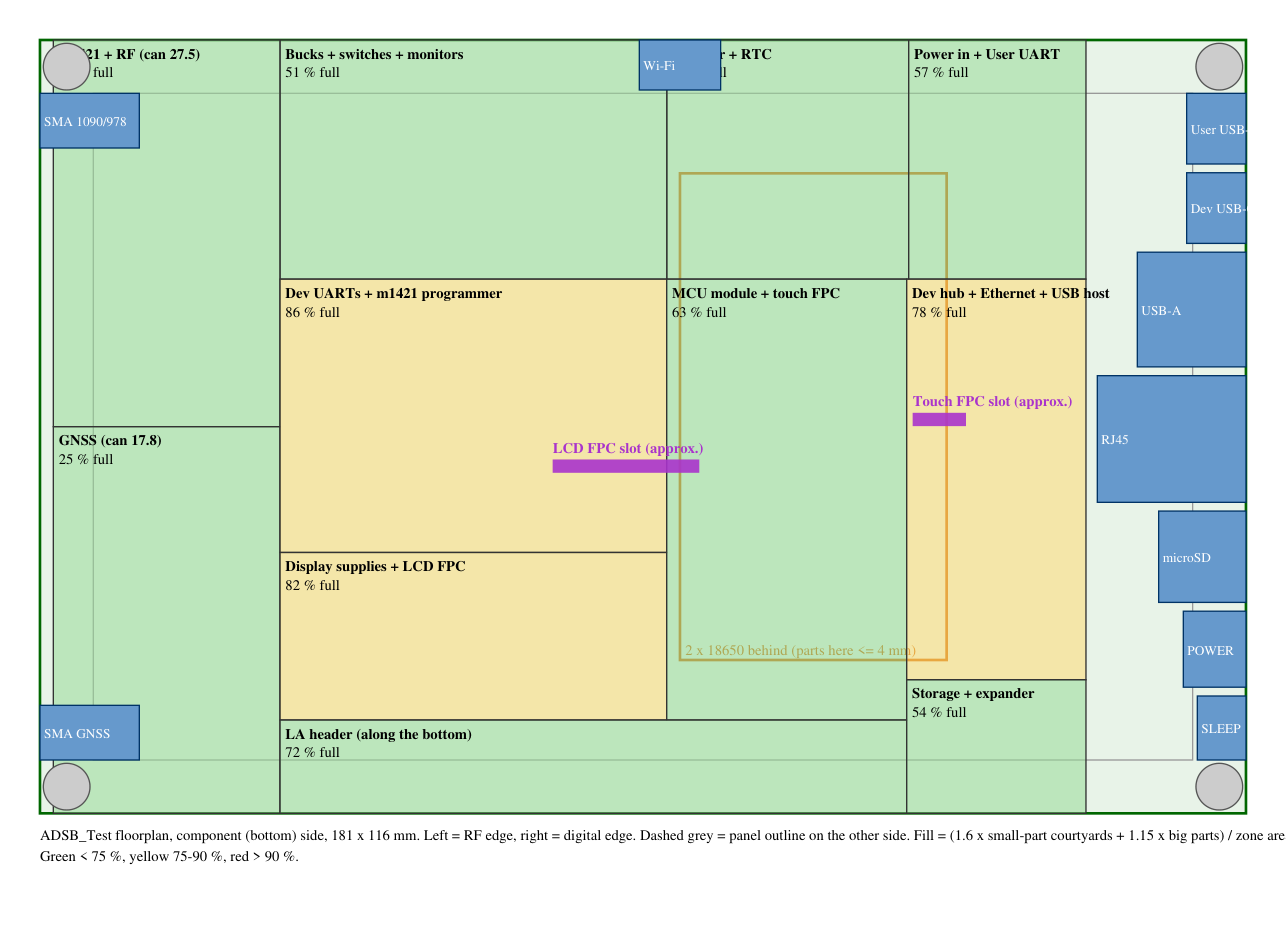

Write Python code to recreate this figure.
#!/usr/bin/env python3
"""ADSB_Test block floorplan: does everything fit on the board?

    python boards/adsb-test/hardware/floorplan/floorplan.py

Viewed from the COMPONENT (bottom) side: the panel is bonded to the other side.
x = 0 is the digital-connector edge, x = W the RF edge; y = 0 is the top long edge.

For each zone the required area is
    sum(fixed big parts' courtyards) + K x sum(other parts' courtyards)
where K covers spacing and routing for hand assembly on 4 layers. RF can frames
count as an envelope for the parts under them. Writes floorplan.svg (+ .png if
PyMuPDF is available) and prints a utilisation table.
"""
import collections
import sys
from pathlib import Path

HERE = Path(__file__).resolve().parent
sys.path.insert(0, str(HERE))
from areas import parts  # noqa: E402

W, H = 180.9, 116.0            # board, mm: panel 164.9 x 100 + 8 mm all round (override: --size WxH)
K = 1.6                        # spacing + routing factor for small parts
FIXED = 1.15                   # factor for big parts (fan-out only)
BIG = 150.0                    # courtyard mm2 above which a part is "fixed"
HOLE_KEEPOUT = 3.5             # mm radius (M2.5 screw head + clearance)

# Edge connectors: (ref, edge, along-edge size, depth, label); spread evenly between the hole keep-outs
# Since 2026-10-20 the RF edge is on the LEFT (bottom view) and the digital edge on the RIGHT, the side nearer
# the module, so the digital runs are shorter and further from the RF.
EDGE_PARTS = [("J901", "R", 10.6, 8.9, "User USB-C"), ("J1001", "R", 10.6, 8.9, "Dev USB-C"),
              ("J1101", "R", 17.2, 16.3, "USB-A"), ("J801", "R", 19.0, 22.3, "RJ45"),
              ("J1501", "R", 13.7, 13.1, "microSD"), ("SW401", "R", 11.4, 9.4, "POWER"),
              ("SW603", "R", 9.6, 7.3, "SLEEP"),
              ("J1403", "L", 8.2, 14.9, "SMA 1090/978"),
              ("J1201", "L", 8.2, 14.9, "SMA GNSS")]
# Top (long) edge parts at a fixed x: (ref, centre x from the left (RF) edge, along, depth, label). The Wi-Fi
# RP-SMA sits here, well away from the 1090/978 and GNSS SMAs on the RF edge.
TOP_PARTS = [("J602", 96.0, 12.2, 7.5, "Wi-Fi")]   # pads 7.5 mm in, barrel overhangs the edge


PANEL_W, PANEL_H = 164.9, 100.0   # 7" panel outline (AliExpress 1024x600 MIPI drawing; Waveshare 164.28 x 99.17 lens)


def layout(w, h):
    """Zone rectangles for a w x h board with the panel centred on the other side (bottom view).
    RF column on the left edge; power band along the top (power-in at the digital end); the module stays right
    of centre between the panel-cable sockets; Dev UARTs/programmer and the display supplies left of it; the
    digital-edge column (Dev hub, Ethernet, USB host, storage) on the right; LA header along the bottom."""
    global W, H, HOLES, EDGE, BATTERY, FPC
    W, H = w, h
    x0p, y0p = (W - PANEL_W) / 2, (H - PANEL_H) / 2
    cx, cy = W / 2, H / 2
    HOLES = [(4, 4), (W - 4, 4), (4, H - 4), (W - 4, H - 4)]   # case screws in the board corners (outside the panel)
    EDGE = []
    for side in "LR":
        items = [e for e in EDGE_PARTS if e[1] == side]
        lo, hi = 4 + HOLE_KEEPOUT + 0.5, H - 4 - HOLE_KEEPOUT - 0.5        # between the corner holes
        gap = (hi - lo - sum(e[2] for e in items)) / (len(items) - 1)
        y = lo
        for ref, sd, along, depth, label in items:
            EDGE.append((ref, sd, y + along / 2, along, depth, label))
            y += along + gap
    for ref, cx_, along, depth, label in TOP_PARTS:
        EDGE.append((ref, "T", cx_, along, depth, label))
    top = 30 * H / 97                                      # power band
    rf1 = 36.0                                             # RF column: left edge .. rf1
    dig0 = W - 24                                          # digital-edge column: dig0 .. right edge
    mcu0, mcu1 = 94.0, 130.0                               # module stays at x 100-128 (gen_pcb.py)
    la_h = 14.0                                            # LA header strip along the bottom
    span = dig0 - rf1
    dev_h = 41.0                                           # Dev UARTs/programmer above the display supplies
    col = top + 0.75 * (H - top)                           # digital-edge column split
    # panel cable slots, measured on the Waveshare board (gen_pcb.py SLOTS_FRONT): LCD 74-96 mm, 42.6-45.6 mm
    # up; touch 34-42 mm, 49.6-52.6 mm up (front view from the panel's left edge)
    FPC = [("LCD FPC", W - x0p - 85.0, 22, y0p + PANEL_H - 44.08), ("Touch FPC", W - x0p - 38.0, 8, y0p + PANEL_H - 51.08)]
    BATTERY = (mcu0 + 2, y0p + 12, mcu0 + 42, y0p + 85)   # 2 x 18650 across the board, over the MCU area
    return {
        "Bucks + switches + monitors": (rf1, 0, rf1 + 0.48 * span, top, ["Power Rails", "Power Monitor"]),
        "Charger + RTC": (rf1 + 0.48 * span, 0, rf1 + 0.78 * span, top, ["Charger Battery", "RTC"]),
        "Power in + User UART": (rf1 + 0.78 * span, 0, dig0, top, ["Power Input", "User USB-C"]),
        "m1421 + RF (can 27.5)": (2, 0, rf1, H / 2, ["M1421"]),
        "GNSS (can 17.8)": (2, H / 2, rf1, H, ["GPS"]),
        "Dev UARTs + m1421 programmer": (rf1, top, mcu0, top + dev_h, ["Dev UARTs", "Dev m1421 Programmer"]),
        "Display supplies + LCD FPC": (rf1, top + dev_h, mcu0, H - la_h, ["Display Touch"]),
        "MCU module + touch FPC": (mcu0, top, mcu1, H - la_h, ["MCU Module"]),
        "LA header (along the bottom)": (rf1, H - la_h, mcu1, H, ["Test Debug"]),
        "Dev hub + Ethernet + USB host": (mcu1, top, dig0, col, ["Dev USB Hub", "Ethernet", "USB Host"]),
        "Storage + expander": (mcu1, col, dig0, H, ["Storage Misc"]),
    }


ZONES = layout(W, H)

TALL = {  # bottom-side height above the PCB, mm (datasheets / typical)
    "J801": 13.5, "J301": 9.8, "J1601": 9.1, "J1101": 7.0, "C1103": 6.0, "SH1401": 5.1, "SH1201": 5.1,
    "SW601": 4.3, "SW602": 4.3, "SW1001": 4.3, "U601": 3.7, "J1201": 3.2, "J1403": 3.2,
}
# 2 x 18650 side by side behind the board (each 18.6 x 65 mm + holder), case depth budget ~ 4 mm under them
BATTERY_CLEARANCE = 4.0


def main(ps=None, quiet=False):
    ps = ps or parts()
    edge_refs = {e[0] for e in EDGE}
    need = collections.defaultdict(float)
    detail = collections.defaultdict(list)
    for p in ps:
        if p["ref"] in edge_refs:
            continue
        a = p["w"] * p["h"]
        if p["ref"].startswith("SH"):           # can frame = envelope, parts under it already counted
            continue
        f = FIXED if a > BIG else K
        need[p["sheet"]] += a * f
        if a > BIG:
            detail[p["sheet"]].append(p["ref"])
    # cans: area of the frame minus what is inside is free; add the envelope surplus
    for p in ps:
        if p["ref"] == "SH1401":
            inner = 17.2 * 24.5 * FIXED
            need["M1421"] += max(0.0, p["w"] * p["h"] - inner)
        if p["ref"] == "SH1201":
            inner = 11.8 * 10.6 * FIXED
            need["GPS"] += max(0.0, p["w"] * p["h"] - inner)

    rows, issues = [], []
    used = set()
    for name, (x0, y0, x1, y1, sheets) in ZONES.items():
        area = (x1 - x0) * (y1 - y0)
        for hx, hy in HOLES:
            if x0 - HOLE_KEEPOUT < hx < x1 + HOLE_KEEPOUT and y0 - HOLE_KEEPOUT < hy < y1 + HOLE_KEEPOUT:
                area -= 3.14159 * HOLE_KEEPOUT ** 2 / 2       # roughly half a keep-out inside the zone
        req = sum(need[s] for s in sheets)
        used.update(sheets)
        rows.append((name, x0, y0, x1, y1, area, req, sheets))
        if req > area * 0.9:
            issues.append(f"Zone '{name}' at {100 * req / area:.0f} %")
    missing = set(need) - used
    if missing:
        issues.append(f"Sheets without a zone: {sorted(missing)}")

    # fixed parts that must physically fit their zone (largest dimension check)
    sizes = {p["ref"]: (p["w"], p["h"], p["sheet"]) for p in ps}
    for name, x0, y0, x1, y1, area, req, sheets in rows:
        for s in sheets:
            for ref in detail[s]:
                w, h, _ = sizes[ref]
                zw, zh = x1 - x0, y1 - y0
                if not ((w <= zw and h <= zh) or (h <= zw and w <= zh)):
                    issues.append(f"{ref} ({w:.1f} x {h:.1f}) does not fit zone '{name}' ({zw:.0f} x {zh:.0f})")

    # edge budget
    for side in "LR":
        items = sorted([e for e in EDGE if e[1] == side], key=lambda e: e[2])
        for a, b in zip(items, items[1:]):
            gap = (b[2] - b[3] / 2) - (a[2] + a[3] / 2)
            if gap < 1.5:
                issues.append(f"Edge {side}: {a[5]} and {b[5]} only {gap:.1f} mm apart")
        for e in items:
            lo, hi = e[2] - e[3] / 2, e[2] + e[3] / 2
            for hx, hy in HOLES:
                near_edge = hx < 30 if side == "L" else hx > W - 30
                if near_edge and lo < hy + HOLE_KEEPOUT and hi > hy - HOLE_KEEPOUT and e[4] > abs(
                        (hx if side == "L" else W - hx)) - HOLE_KEEPOUT:
                    issues.append(f"Edge {side}: {e[5]} overlaps mounting hole at y={hy}")
        total = sum(e[3] for e in items)
        print(f"Edge {side}: {total:.1f} mm of connectors on {H:.0f} mm "
              f"({H - 2 * (4 + HOLE_KEEPOUT):.0f} mm between hole keep-outs)")

    # tall parts under the battery
    bx0, by0, bx1, by1 = BATTERY
    zone_of = {}
    for name, x0, y0, x1, y1, area, req, sheets in rows:
        for s in sheets:
            zone_of[s] = (x0, y0, x1, y1)
    tall_under = []
    for ref, hgt in TALL.items():
        if hgt <= BATTERY_CLEARANCE or ref not in sizes:
            continue
        s = sizes[ref][2]
        if ref in edge_refs or s not in zone_of:
            continue
        x0, y0, x1, y1 = zone_of[s]
        if x0 < bx1 and x1 > bx0 and y0 < by1 and y1 > by0:
            tall_under.append(f"{ref} ({hgt} mm, zone of '{s}')")
    if tall_under:
        issues.append("Keep these tall parts outside the battery footprint: " + ", ".join(tall_under))

    total_req = sum(r[6] for r in rows)
    total_area = sum(r[5] for r in rows)
    print(f"\n{'Zone':34s} {'size mm':>12s} {'area':>6s} {'need':>6s} {'fill':>5s}")
    for name, x0, y0, x1, y1, area, req, sheets in rows:
        print(f"{name:34s} {x1 - x0:5.0f} x {y1 - y0:4.0f} {area:6.0f} {req:6.0f} {100 * req / area:4.0f}%")
    print(f"{'Interior total':34s} {'':12s} {total_area:6.0f} {total_req:6.0f} {100 * total_req / total_area:4.0f}%")
    print("\nIssues:" if issues else "\nNo issues.")
    for i in issues:
        print(" -", i)
    svg(rows, ps, sizes)
    return rows, issues


def svg(rows, ps, sizes):
    s = 5.0
    pad = 30
    out = [f'<svg xmlns="http://www.w3.org/2000/svg" width="{W * s + 2 * pad}" height="{H * s + 2 * pad + 60}" '
           f'font-family="Arial" font-size="11"><rect width="100%" height="100%" fill="white"/>',
           f'<g transform="translate({pad},{pad})">',
           f'<rect x="0" y="0" width="{W * s}" height="{H * s}" fill="#e8f3e8" stroke="#060" stroke-width="2"/>',
           f'<rect x="{(W - PANEL_W) / 2 * s}" y="{(H - PANEL_H) / 2 * s}" width="{PANEL_W * s}" height="{PANEL_H * s}" fill="none" stroke="#999" '
           f'stroke-dasharray="6,4"/>']
    bx0, by0, bx1, by1 = BATTERY
    out.append(f'<rect x="{bx0 * s}" y="{by0 * s}" width="{(bx1 - bx0) * s}" height="{(by1 - by0) * s}" '
               f'fill="none" stroke="#c60" stroke-width="2" stroke-dasharray="10,5"/>'
               f'<text x="{bx0 * s + 4}" y="{by1 * s - 4}" fill="#c60">2 x 18650 behind (parts here &lt;= 4 mm)</text>')
    for name, x0, y0, x1, y1, area, req, sheets in rows:
        fill = req / area
        col = "#9d9" if fill < 0.75 else "#fd7" if fill < 0.9 else "#f88"
        out.append(f'<rect x="{x0 * s}" y="{y0 * s}" width="{(x1 - x0) * s}" height="{(y1 - y0) * s}" '
                   f'fill="{col}" fill-opacity="0.55" stroke="#333"/>')
        out.append(f'<text x="{x0 * s + 4}" y="{y0 * s + 14}" font-weight="bold">{name}</text>'
                   f'<text x="{x0 * s + 4}" y="{y0 * s + 28}">{100 * fill:.0f} % full</text>')
    for ref, side, c, along, depth, label in EDGE:
        if side == "T":
            x, y, w, h = c - along / 2, 0, along, depth
        elif side == "L":
            x, y, w, h = 0, c - along / 2, depth, along
        else:
            x, y, w, h = W - depth, c - along / 2, depth, along
        out.append(f'<rect x="{x * s}" y="{y * s}" width="{w * s}" height="{h * s}" fill="#69c" stroke="#036"/>'
                   f'<text x="{x * s + 3}" y="{(y + h / 2) * s + 4}" fill="white" font-size="10">{label}</text>')
    for label, x, wid, fy in FPC:
        out.append(f'<rect x="{(x - wid / 2) * s}" y="{(fy - 1) * s}" width="{wid * s}" height="{2 * s}" fill="#a3c" '
                   f'fill-opacity="0.9"/><text x="{(x - wid / 2) * s}" y="{(fy - 2) * s}" fill="#a3c" '
                   f'font-weight="bold">{label} slot (approx.)</text>')
    for hx, hy in HOLES:
        out.append(f'<circle cx="{hx * s}" cy="{hy * s}" r="{HOLE_KEEPOUT * s}" fill="#ccc" stroke="#555"/>')
    out.append(f'<text x="0" y="{H * s + 20}">ADSB_Test floorplan, component (bottom) side, {W:.0f} x {H:.0f} mm. '
               f'Left = RF edge, right = digital edge. Dashed grey = panel outline on the other side. '
               f'Fill = ({K} x small-part courtyards + {FIXED} x big parts) / zone area.</text>')
    out.append(f'<text x="0" y="{H * s + 36}">Green &lt; 75 %, yellow 75-90 %, red &gt; 90 %.</text></g></svg>')
    p = HERE / "floorplan.svg"
    p.write_text("\n".join(out), encoding="utf-8")
    try:
        import pymupdf
        doc = pymupdf.open(str(p))
        pdf = pymupdf.open("pdf", doc.convert_to_pdf())
        pdf[0].get_pixmap(dpi=96).save(str(HERE / "floorplan.png"))
    except ImportError:
        pass


if __name__ == "__main__":
    import argparse
    import io
    import contextlib
    ap = argparse.ArgumentParser()
    ap.add_argument("--size", default="180.9x116", help="board size WxH in mm")
    ap.add_argument("--compare", action="store_true", help="fill summary for several board sizes")
    a = ap.parse_args()
    ps = parts()
    if a.compare:
        for g in (4, 6, 8, 10, 12, 14, 16):
            w, h = round(PANEL_W + 2 * g, 1), round(PANEL_H + 2 * g, 1)
            size = f"{w:g}x{h:g} (gap {g})"
            ZONES = layout(w, h)
            with contextlib.redirect_stdout(io.StringIO()):
                rows, issues = main(ps)
            worst = max(rows, key=lambda r: r[6] / r[5])
            tot = sum(r[6] for r in rows) / sum(r[5] for r in rows)
            print(f"{size:22s} overall {100 * tot:3.0f} %  fullest: {worst[0]} {100 * worst[6] / worst[5]:.0f} %  "
                  f"issues: {len(issues)}")
    w, h = map(float, a.size.split("x"))
    ZONES = layout(w, h)
    main(ps)
